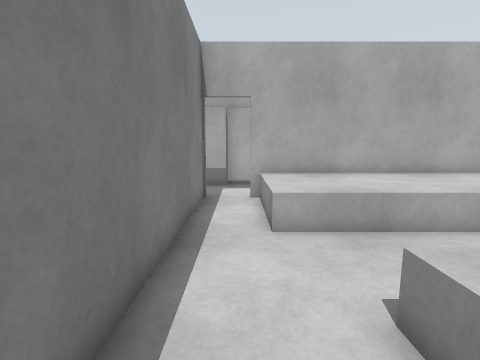
View 1 (above)

13 first-person views from a walk through a world built for the Gazebo simulator. The camera is 1.1 m above the floor, tilts 8° down and sees 85° across. The floor is counted in squares, 0.5 m on a side. Each view is taken from the middle of a square. On the plan, view 1 faces up. The plan holds only what a view shows up to about 17 squares ahead; the rest is blank.

View 2
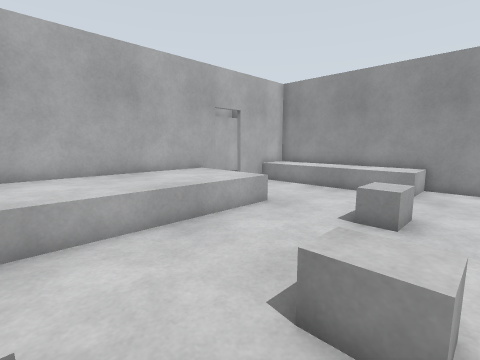

View 3
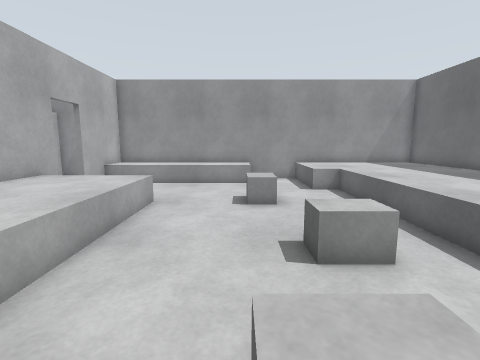

View 4
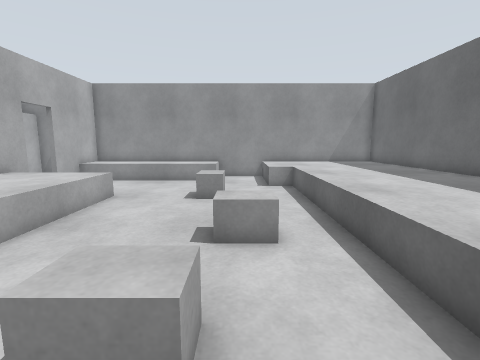

View 5
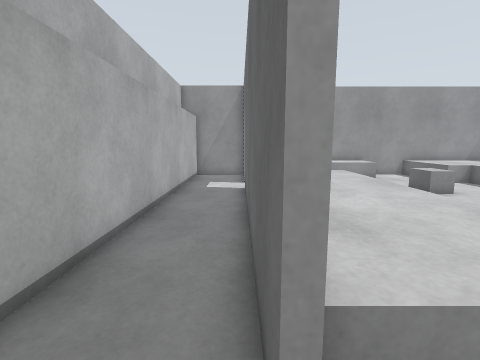

View 6
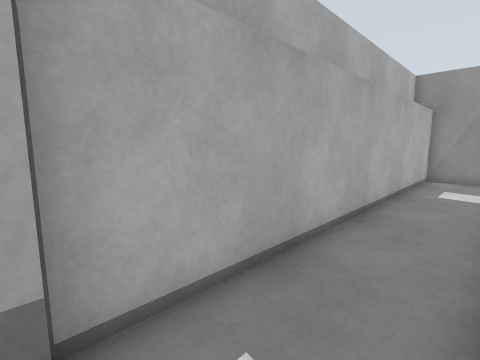

View 7
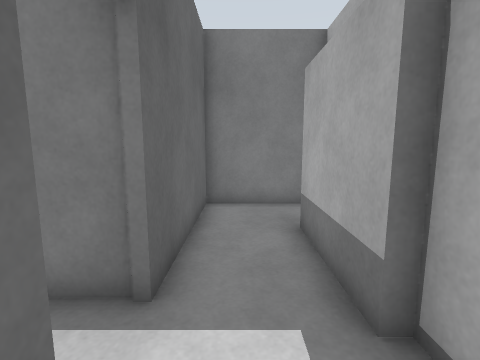

View 8
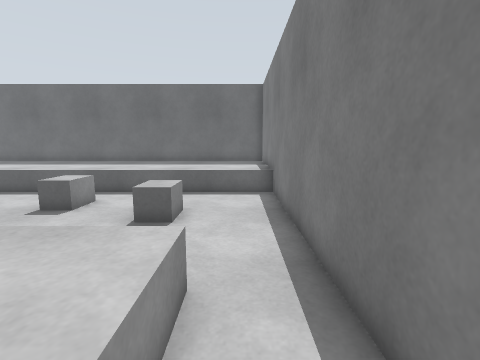

View 9
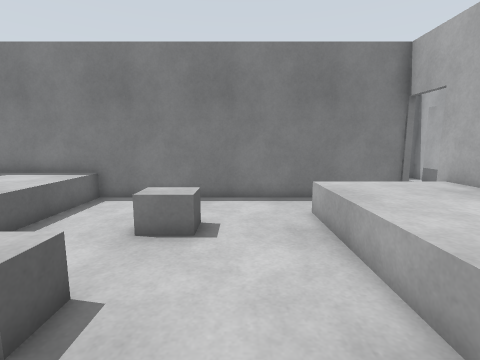

View 10
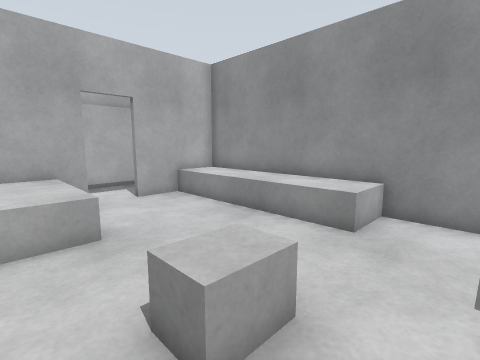

View 11
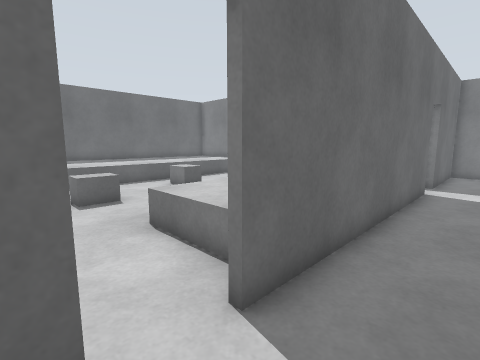

View 12
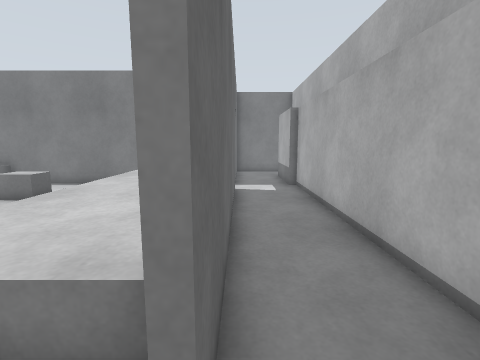

View 13
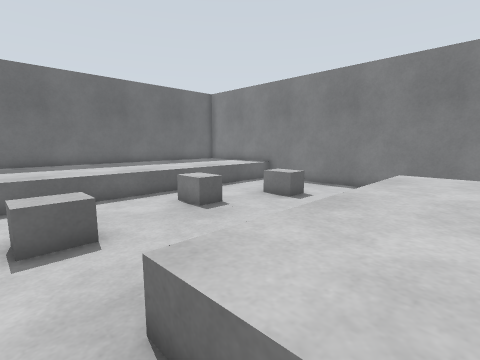

### Floor plan
Points are (right, up) in squares from view 1. A wall is a line through its corners. A room is listed if a view was taken in it or the views show most of it. See-through windows are left out.
Room 1 (views 1, 2, 3, 4, 5, 6, 7, 8, 9, 10, 11, 12, 13)
walls: (11.8, 10.5) (0.4, 10.5) (0.4, 10.8) (11.8, 10.8); (13.5, 10.8) (14.4, 10.8); (-0.7, 13.6) (-4.8, 13.6); (17.1, 11.6) (17.1, 14) (-0.7, 14); (17.5, -3) (17.5, 10.5) (13.5, 10.5); (-6.5, 15) (-7.4, 15) (-7.4, 10.8) (-1.5, 10.8) (-1.5, -3.5)
low walls: (6.6, 1.6) (6.6, 0.2) (5.5, 0.2) (5.5, 1.6) (6.6, 1.6); (10.3, 2.7) (11.7, 2.7) (11.7, 1.7) (10.3, 1.7) (10.3, 2.7); (3, 2.9) (3, 1.5) (1.9, 1.5) (1.9, 2.9) (3, 2.9); (10.8, 10.2) (10.8, 6.3) (0.8, 6.3) (0.8, 10.4); (17.5, 2.4) (15.4, 2.4) (15.4, 10.5); (-1.6, -1.7) (13.5, -1.7) (13.5, -0.5) (17.5, -0.5)

Positions as (right, up) in squares from view 1, and headings:
1: (0, 0), facing up
2: (3, 0), facing up-right
3: (1, 3), facing right
4: (0, 1), facing right
5: (-1, 11), facing right
6: (-1, 11), facing up-right
7: (2, 12), facing left
8: (0, 10), facing down
9: (9, 4), facing left
10: (9, 0), facing up-right
11: (14, 13), facing down-left
12: (13, 11), facing left
13: (12, 9), facing down-left
